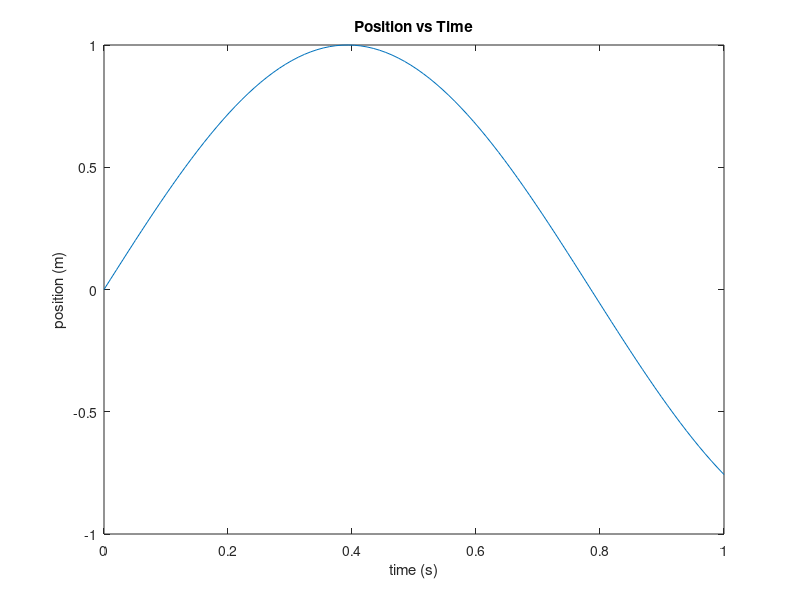
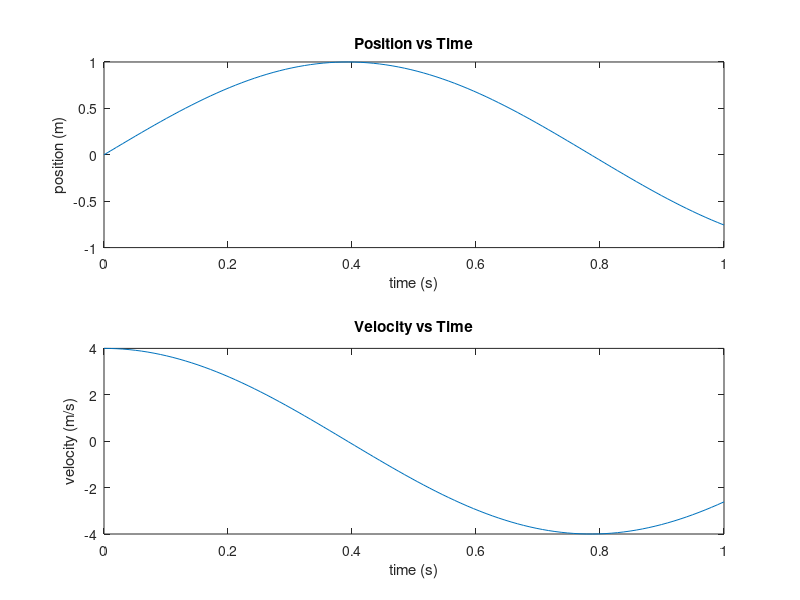
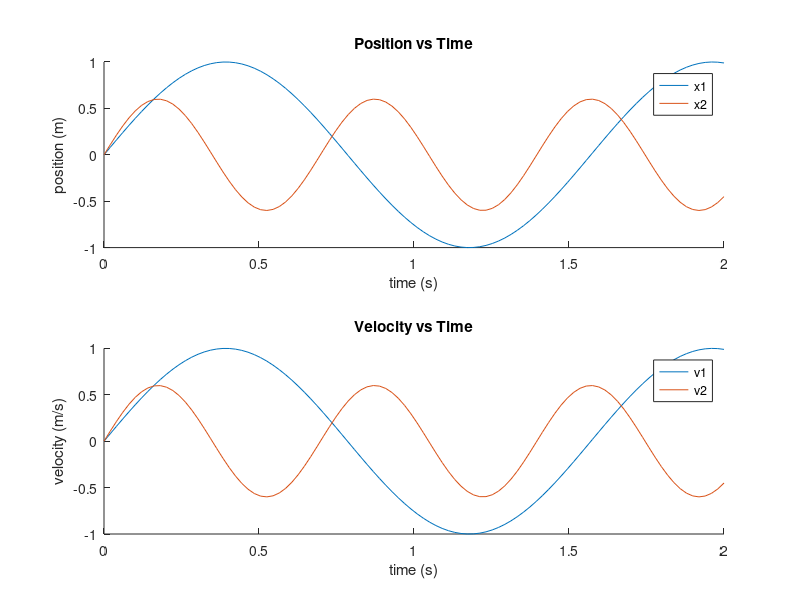
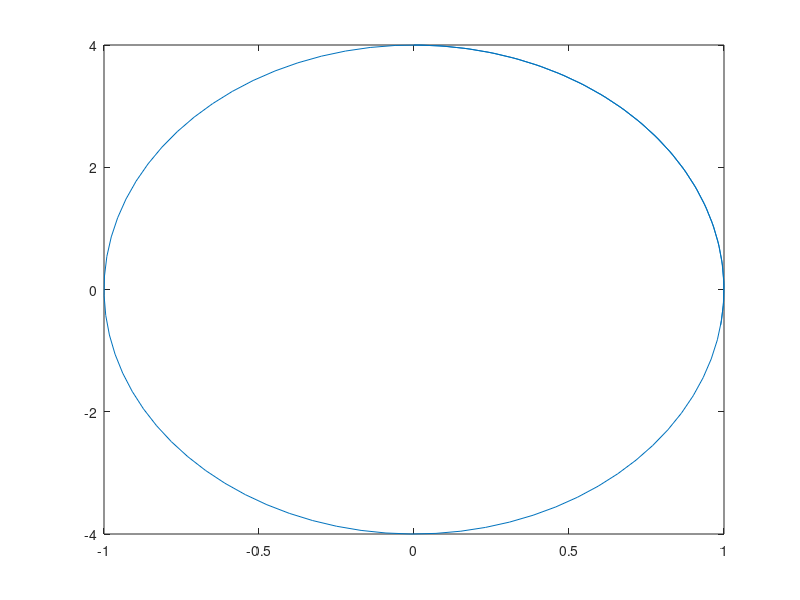

MATLAB code for these plots, in order:
% MAIN  --  Plotting
%
% This script will demonstrate how to use a variety of the basic plotting
% features of Matlab, and how to use different kinds of functions.
%


%~~~~~~~~~~~~~~~~~~~~~~~~~~~~~~~~~~~~~~~~~~~~~~~~~~~~~~~~~~~~~~~~~~~~~~~~~%
%                           PART ONE                                      %
%~~~~~~~~~~~~~~~~~~~~~~~~~~~~~~~~~~~~~~~~~~~~~~~~~~~~~~~~~~~~~~~~~~~~~~~~~%

% Create 100 points uniformly spaced between 0 and 1
t = linspace(0,1,100);
x = sin(4*t); 
v = 4*cos(4*t);

% Create a simple plot
figure(1); clf; 
plot(t,x);
xlabel('time (s)')
ylabel('position (m)')
title('Position vs Time')


%~~~~~~~~~~~~~~~~~~~~~~~~~~~~~~~~~~~~~~~~~~~~~~~~~~~~~~~~~~~~~~~~~~~~~~~~~%
%                           PART TWO                                      %
%~~~~~~~~~~~~~~~~~~~~~~~~~~~~~~~~~~~~~~~~~~~~~~~~~~~~~~~~~~~~~~~~~~~~~~~~~%

% How to show two different quantities?
figure(2); clf;

% Creates a rectangular grid of plots, 
nRows = 2;
nCols = 1;

idxSelect = 1;
subplot(nRows,nCols,idxSelect);  
plot(t,x);
xlabel('time (s)')
ylabel('position (m)')
title('Position vs Time')

idxSelect = 2;
subplot(nRows,nCols,idxSelect);  
plot(t,v);
xlabel('time (s)')
ylabel('velocity (m/s)')
title('Velocity vs Time')


%~~~~~~~~~~~~~~~~~~~~~~~~~~~~~~~~~~~~~~~~~~~~~~~~~~~~~~~~~~~~~~~~~~~~~~~~~%
%                           PART THREE                                    %
%~~~~~~~~~~~~~~~~~~~~~~~~~~~~~~~~~~~~~~~~~~~~~~~~~~~~~~~~~~~~~~~~~~~~~~~~~%

% What if there were two masses now, instead of one?

% Create data:
t = linspace(0,2,100);
x1 = sin(4*t); 
v1 = 4*cos(4*t);
x2 = 0.6*sin(9*t); 
v2 = 0.6*9*cos(9*t);

% Open and clear a new figure:
figure(3); clf;

% Creates a rectangular grid of plots, 
nRows = 2;
nCols = 1;

idxSelect = 1;
subplot(nRows,nCols,idxSelect); 
hold on;   %Do this to plot two lines together
plot(t,x1);
plot(t,x2);
xlabel('time (s)')
ylabel('position (m)')
title('Position vs Time')
legend('x1','x2')   %This makes a legend to see each different curve

idxSelect = 2;
subplot(nRows,nCols,idxSelect); 
hold on;   %Do this to plot two lines together
plot(t,x1);
plot(t,x2);
xlabel('time (s)')
ylabel('velocity (m/s)')
title('Velocity vs Time')
legend('v1','v2')   %This makes a legend to see each different curve



%~~~~~~~~~~~~~~~~~~~~~~~~~~~~~~~~~~~~~~~~~~~~~~~~~~~~~~~~~~~~~~~~~~~~~~~~~%
%                           PART Four                                     %
%~~~~~~~~~~~~~~~~~~~~~~~~~~~~~~~~~~~~~~~~~~~~~~~~~~~~~~~~~~~~~~~~~~~~~~~~~%

% Lets suppose that we want to use a single function call for both position
% and velocity:
myFun = @(t)( [sin(4*t); 4*cos(4*t)] );

z = myFun(t);   %Call an anonymous function to create a matrix z
x = z(1,:);
y = z(2,:);

% Let's plot the particle in phase space (velocity vs position)
figure(4); clf;
plot(x,y);


